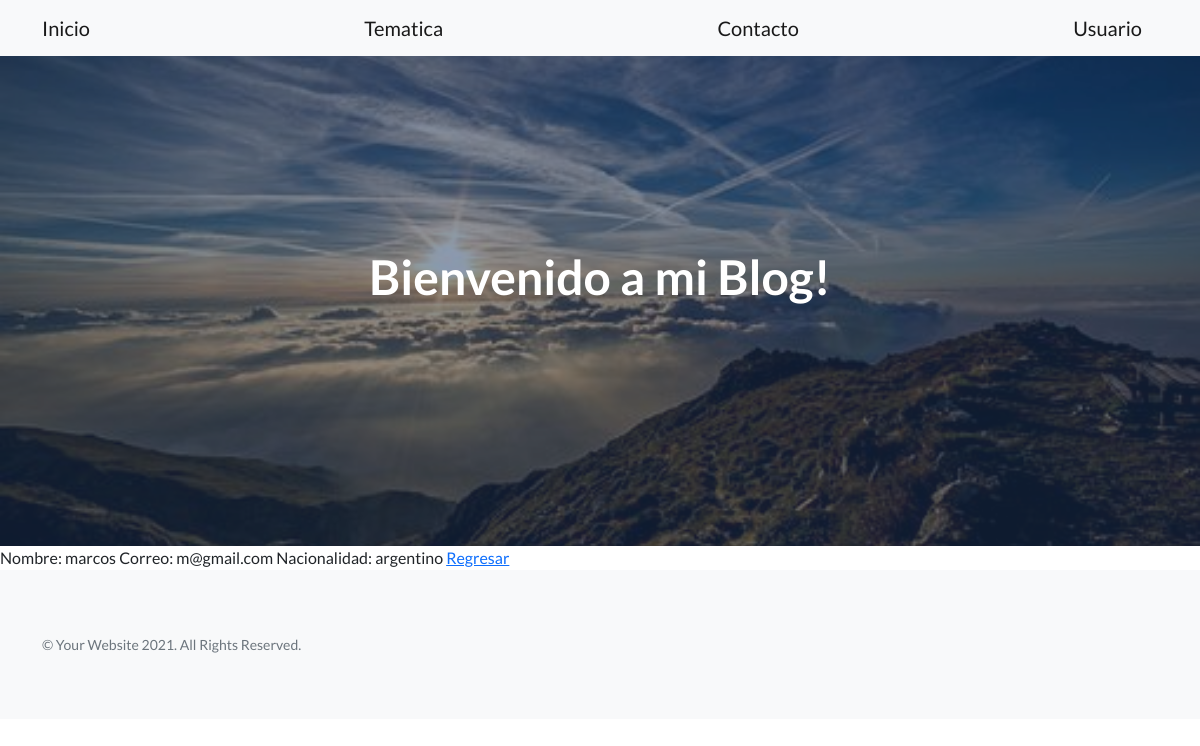
Page /AppFogliatti/usuario/detail/1 on the earlier database version.
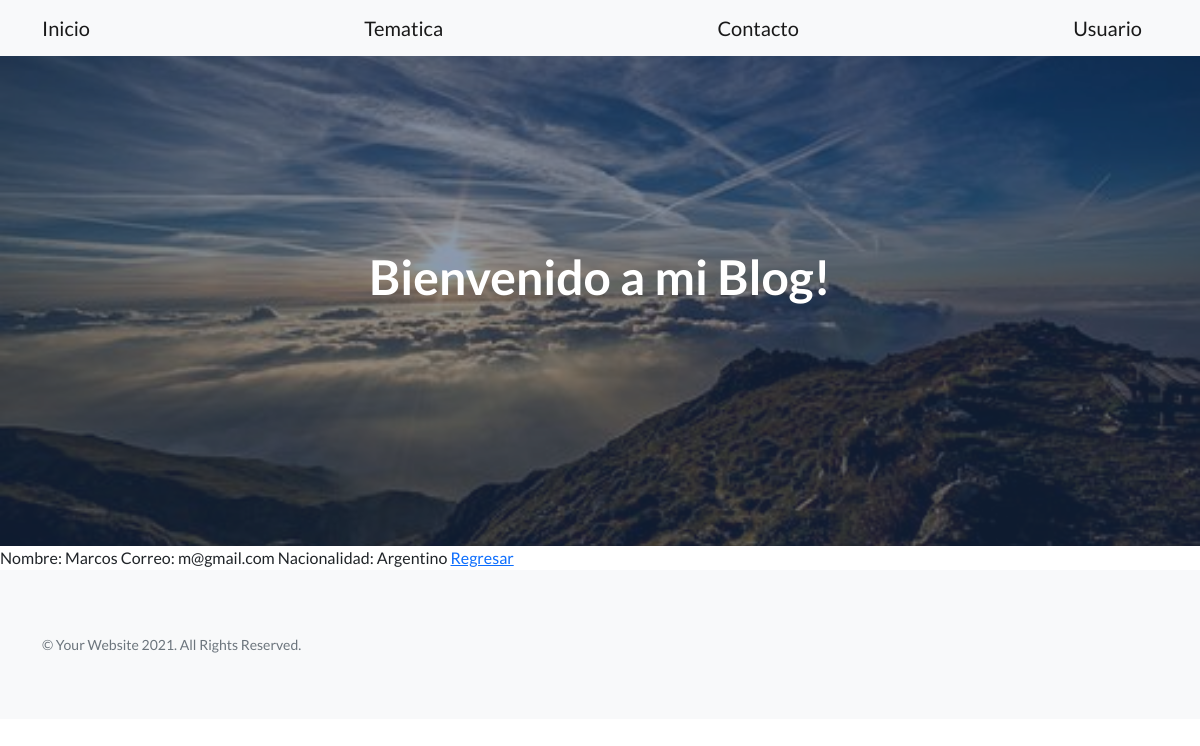
Same page on the later database version.
### AppFogliatti/models.py (models this page shows)
class Usuario(models.Model):
    nombre=models.CharField(max_length=40)
    correo=models.CharField(max_length=50)
    nacionalidad=models.CharField(max_length=50)

### AppFogliatti/views.py (the view)
# urls.py: path('usuario/detail/<pk>', views.UsuarioDetail.as_view(),name='DetailUsuario'),
class UsuarioDetail(DetailView):
    model = Usuario
    template_name = "AppFogliatti/usuario_detail.html"

### AppFogliatti/templates/AppFogliatti/usuario_detail.html
{% extends "AppFogliatti/padre.html" %}
{% load static %}
{% block contenidoQueCambia %}
Nombre: {{usuario.nombre}}
Correo: {{usuario.correo}}
Nacionalidad: {{usuario.nacionalidad}}
<a href="{%url 'ListUsuario'%}">Regresar</a>
{% endblock %}

Differences in the rows shown:
changed Usuario "m@gmail.com": nombre "marcos" → "Marcos"; nacionalidad "argentino" → "Argentino"
